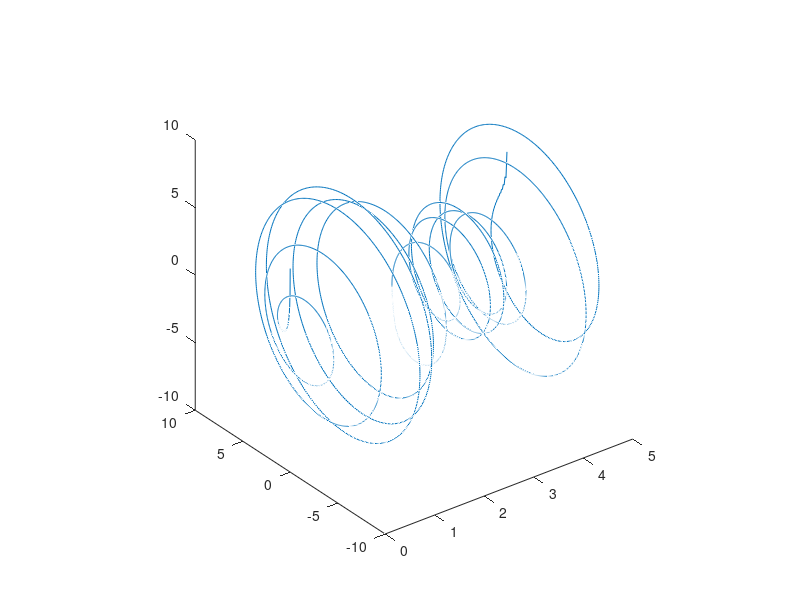
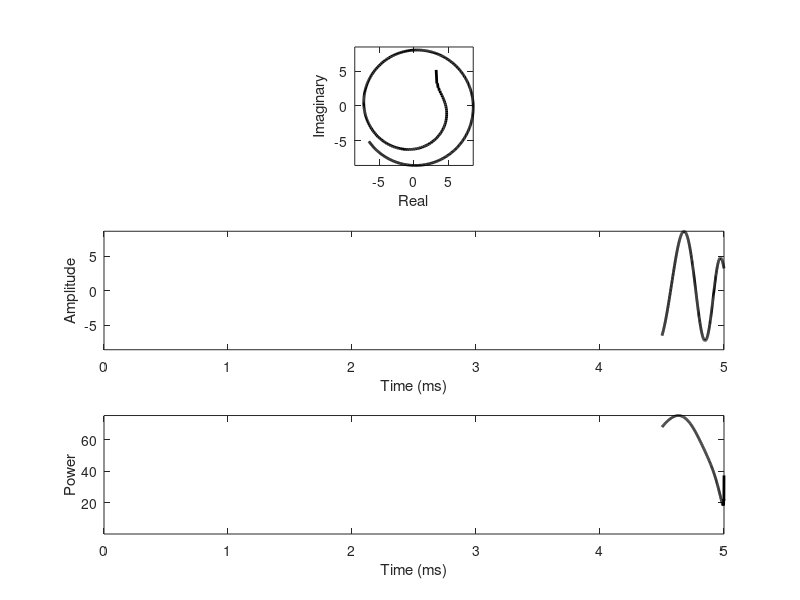
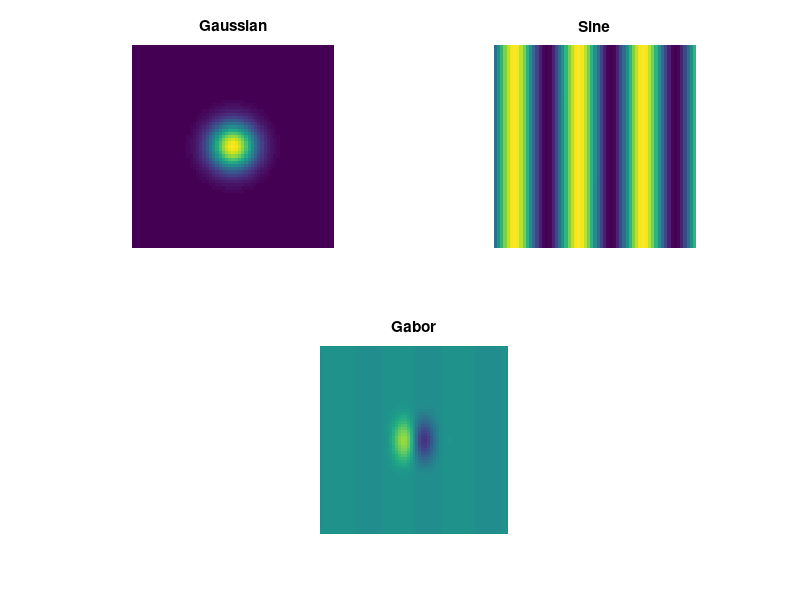

Reproduce these figures in MATLAB, in order. (Note: this script raises an error after producing the figures.)
%% Matlab for Brain and Cognitive Scientists
% Matlab code for Chapter 33
% Mike X Cohen
% 
% This code accompanies the book 
%      "Matlab for Brain and Cognitive Scientists" (MIT Press, 2017).
% Using the code without following the book may lead to confusion, 
% incorrect data analyses, and misinterpretations of results. 
% Mike X Cohen assumes no responsibility for incorrect use of this code. 

%% create the to-be-animated signal

% signal properties
srate = 1000;
timevec = 0:1/srate:5;

% define the frequency time series and amplitude modulation
freqTS = abs(interp1(linspace(timevec(1),timevec(end),10), 5*rand(1,10),timevec,'spline'));
ampmod = abs(interp1(linspace(timevec(1),timevec(end),10),10*rand(1,10),timevec,'spline'));

% finish defining the frequency-nonstationary signal
centfreq = mean(freqTS);
k = (centfreq/srate)*2*pi/centfreq;
y = ampmod .* sin(2*pi.*centfreq.*timevec + k*cumsum(freqTS-centfreq));

figure(1), clf

% You can view the signal in the "boring" way
plot(timevec,y)

% but I prefer this way:
as = hilbert(y); % octave: hilbert is in the signal package (or write your own function from the book!)
plot3(timevec,real(as),imag(as))
rotate3d on; axis square

%% now let's make a movie

% some movie parameters
vidspeed = 1;
timelag  = 500;

% setup the time course plots
figure(2), clf
subplot(311)
as_h = plot(as,'k','linew',2);
xlabel('Real'), ylabel('Imaginary')
set(gca,'xlim',[min(real(as)) max(real(as))],'ylim',[min(imag(as)) max(imag(as))])
axis square

subplot(312)
bp_h = plot(timevec,real(as),'k','linew',2);
set(gca,'xlim',timevec([1 end]),'ylim',[min(real(as)) max(real(as)) ])
xlabel('Time (ms)'), ylabel('Amplitude')

subplot(313)
pw_h = plot(timevec,abs(as).^2,'k','linew',2);
set(gca,'xlim',timevec([1 end]),'ylim',[min(abs(as).^2) max(abs(as).^2) ])
xlabel('Time (ms)'), ylabel('Power')


for ti=1:vidspeed:length(timevec)
    
    % draw complex values in polar space
    set(as_h,'XData',real(as(max(1,ti-timelag):ti)),'YData',imag(as(max(1,ti-timelag):ti)))
    
    % update cartesian plots
    set(bp_h,'XData',timevec(max(1,ti-timelag):ti),'YData',real(as(max(1,ti-timelag):ti)))
    set(pw_h,'XData',timevec(max(1,ti-timelag):ti),'YData',abs(as(max(1,ti-timelag):ti)).^2)
end

%% gabor movie

% setup size limits of the Gabor
lims = [-31 31];
[x,y] = ndgrid(lims(1):lims(2),lims(1):lims(2));

% number of frames in the movie
nFrames = 20;

% time-varying parameters
phases  = linspace(0,pi,nFrames);
rotates = linspace(0,pi/2,nFrames);
widths  = [ linspace(5,12,nFrames/2) linspace(12,5,nFrames/2) ];


% setup the figure
figure(3), clf
subplot(221)
gaus_h = imagesc(randn(size(x)));
title('Gaussian'), axis off, axis square

subplot(222)
sine_h = imagesc(randn(size(x)));
title('Sine'), axis off, axis square

subplot(212)
gabr_h = imagesc(randn(size(x)));
title('Gabor'), axis off, axis square
set(gca,'clim',[-1 1])


% and... action!
for framei=1:nFrames
    
    % define gaussian width
    width = widths(framei);
    
    % define rotate phase and adjust x,y accordingly
    rotphase = rotates(framei);
    xp = x*cos(rotphase) + y*sin(rotphase);
    yp = y*cos(rotphase) - x*sin(rotphase);
    
    
    % define and display the Gaussian
    gaus2d = exp( -(xp.^2 + yp.^2) / (2*width^2) );
    set(gaus_h,'CData',gaus2d);
    
    % define and display the sine wave
    sine2d = sin(2*pi*.05*xp + phases(framei));
    set(sine_h,'CData',sine2d);
    
    % define and display the gabor patch
    set(gabr_h,'CData',sine2d .* gaus2d);
    
    pause(.1)
end

%% wavelet convolution

% load data
load data4heads

% frequencies in Hz to show
frequencies = [6 11];

% initialize wavelet family
time  = -1:1/EEG.srate:1;
s     = 4.5./(2*pi.*frequencies);
nKern = length(time);
nConv = EEG.pnts*EEG.trials + nKern - 1;
cmwX  = zeros(length(frequencies),nConv);

% Loop through frequencies and make a family of wavelets.
for fi=1:length(frequencies)
    % create complex Morlet wavelets and normalize
    cmw = exp(2*1i*pi*frequencies(fi).*time) .* exp(-time.^2./(2*s(fi)^2));
    tmp = fft(cmw,nConv)/length(time);
    cmwX(fi,:) = tmp./max(tmp);
end

% initialize output matrix
tf = zeros(EEG.nbchan,2,EEG.pnts);
basetimeidx = dsearchn(EEG.times',[-500 -100]');

% run convolution
for chani=1:EEG.nbchan
    
    % FFT of EEG data for wavelet convolution
    eegX = fft(reshape(EEG.data(chani,:,:),1,[]),nConv);
    
    for fi=1:length(frequencies)
        
        % wavelet convolution
        ift   = ifft(eegX.*cmwX(fi,:));
        temp  = ift(floor(nKern/2)+1:end-round(nKern/2)+1);
        
        % reshape to 2D, then get trial average (all in one line)
        temp = mean(abs(reshape(temp,EEG.pnts,EEG.trials)).^2,2);
        
        % dB-normalize and put in matrix
        tf(chani,fi,:) = 10*log10(bsxfun(@rdivide,temp,mean(temp(basetimeidx))));
    end
end

%% that weird dream that David Lynch might have had.

figure(4), clf
set(gcf,'color','k','InvertHardcopy','off')

% number of movie frames
nframes = 100;

% create a nice circular colormap
cmap=(1+[cos(linspace(0,pi*2,100)); sin(linspace(0,pi*2,100)); cos(linspace(0,pi*2,100))])/2;
colormap(cmap')

% define time points for the movie frames
tidx = dsearchn(EEG.times',linspace(100,800,nframes)');
tidx = [tidx(1:end-1); tidx(end:-1:1)];

% azimuths for each frame
azs = round(linspace(0,360,length(tidx)))+90;

% create axes in specified locations
ax1_h = axes;
set(ax1_h,'Position',[.1 .1 .3 .8],'CameraViewAngle',6)

ax2_h = axes;
set(ax2_h,'Position',[.5 .1 .3 .8],'CameraViewAngle',6)


% octave: some features in headplotIndie are not (yet) implemented in
% Octave. You can try modifying the code to get it to work.

% create the movie!
for ti=1:length(tidx)
    
    axes(ax1_h);
    headplotIndie(squeeze(tf(:,1,tidx(ti))),'3dSplie.spl',[-3 3]);
    view(ax1_h,[-azs(ti) 20])
    
    axes(ax2_h);
    headplotIndie(squeeze(tf(:,2,tidx(ti))),'3dSplie.spl',[-3 3]);
    view(ax2_h,[azs(ti) 20])
    
    pause(.01)
end

%% end
